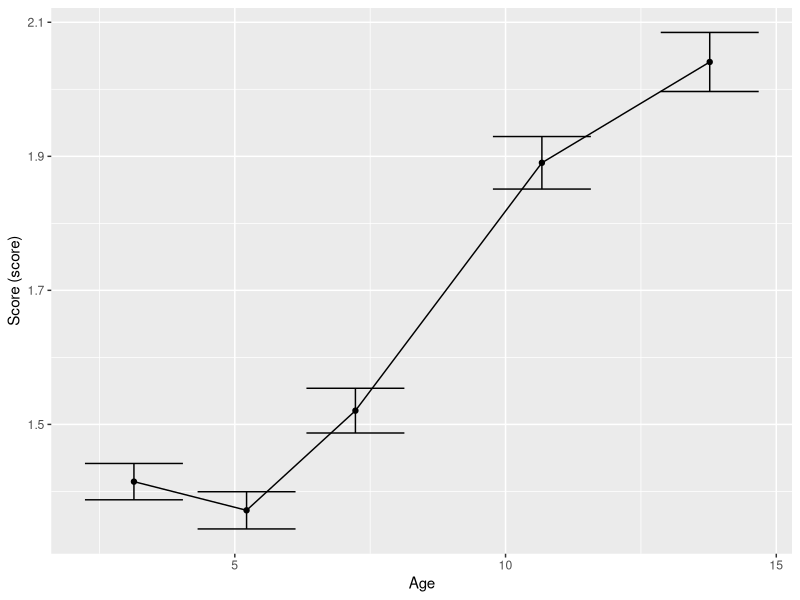
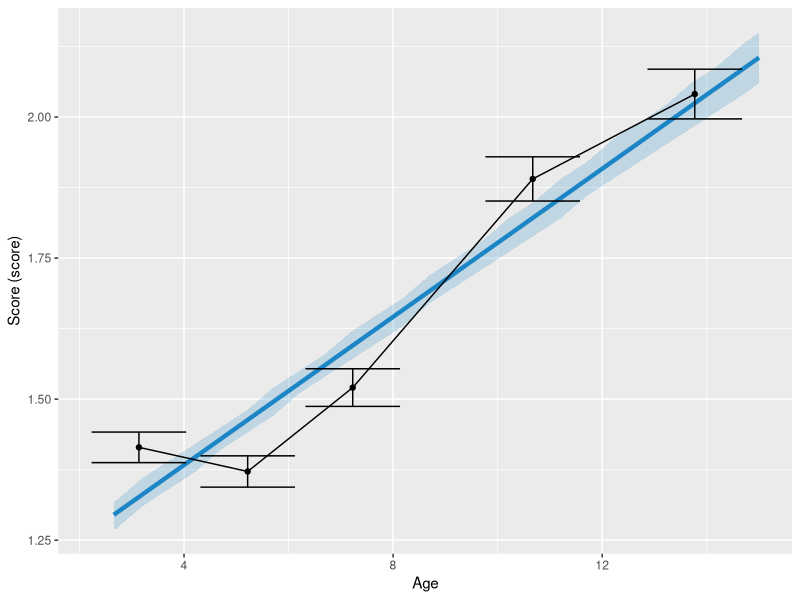
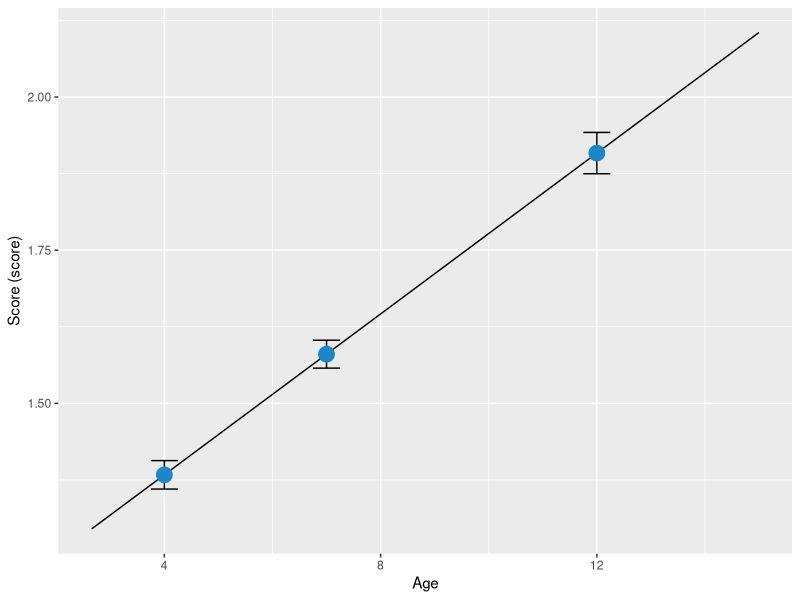
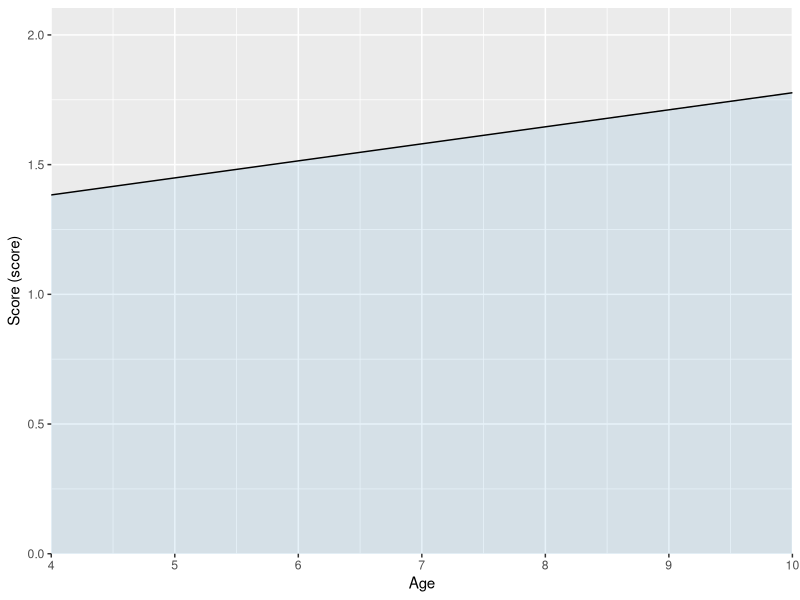
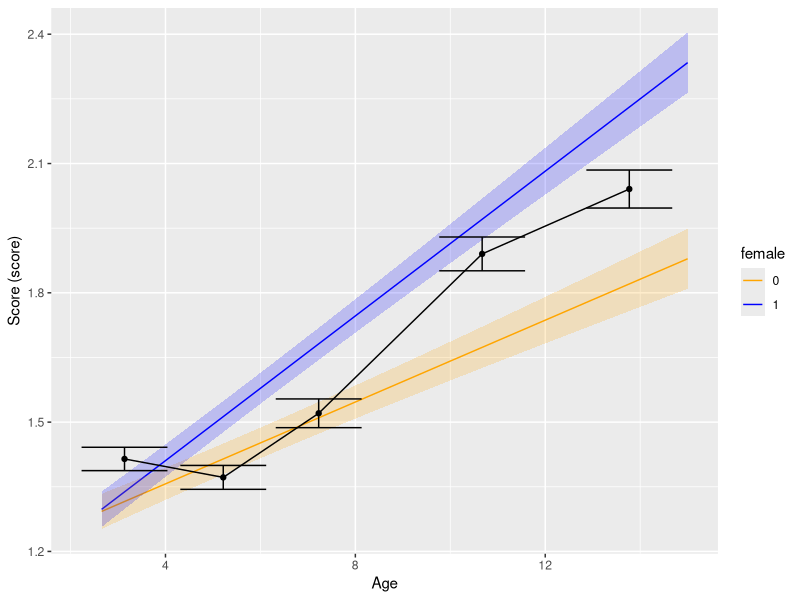
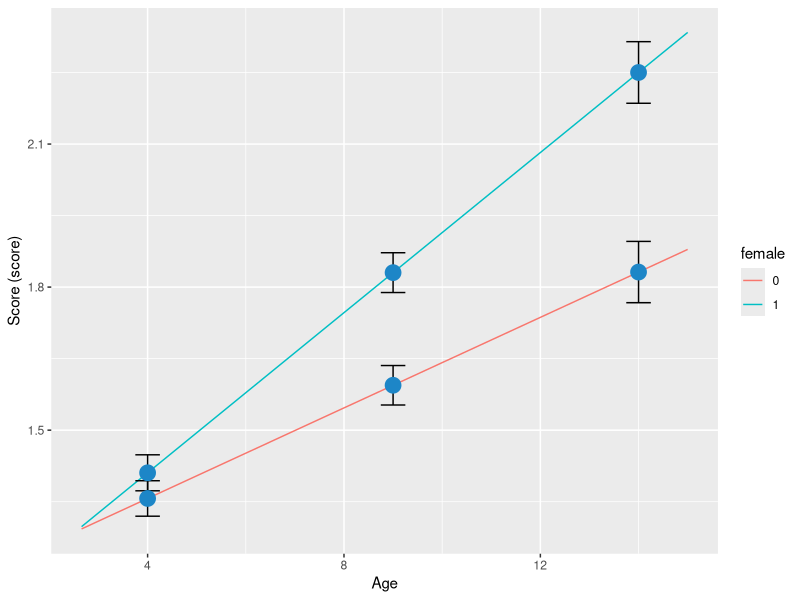
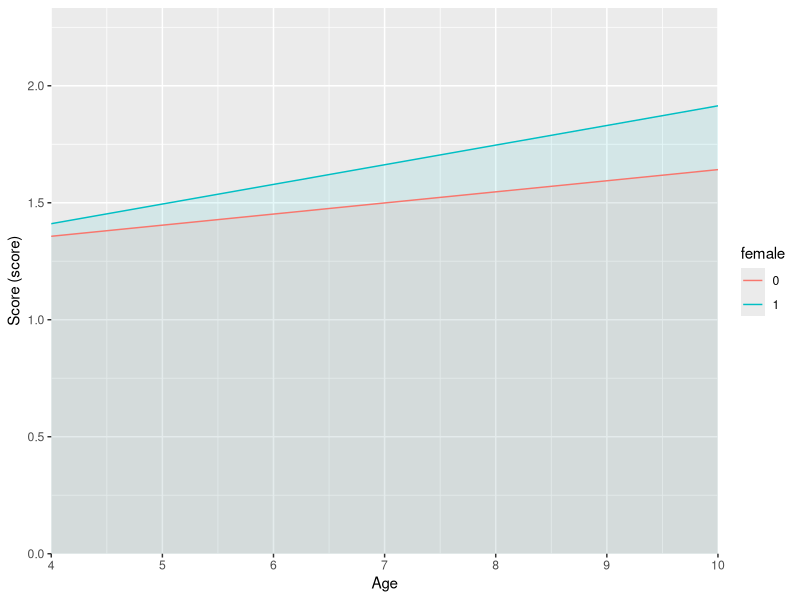

Write the R code that produced these figures, in order.
## ---- chunk 1
knitr::opts_chunk$set(echo = TRUE)
library(dplyr)
library(tidyr)
library(lme4)
library(ggplot2)
library(broom.mixed)
library(tibble)
library(stringr)
library(car)
library(multcomp)
## ---- chunk 2
# Load in wide format dataframe
dataWide <- read.csv("../data/emot_reg_emot_simulated.csv")

# Gather sdq_t columns into long format (this is a questionnaire score at each time point)
dataScore <- dataWide %>%
                gather(score_cat_test_col, score, all_of(c("sdq_t1", "sdq_t2", "sdq_t3", "sdq_t4", "sdq_t5"))) 

# Gather age_t columns into long format (this is age at each time point)
dataLong <- dataWide %>%
              gather(time_point, age, all_of(c("age_t1", "age_t2", "age_t3", "age_t4", "age_t5")))

# Merge them into one dataframe
dataLong[,"score"] <- dataScore[,"score"]

# Have a look at the dataframe
head(dataLong)

## ---- chunk 3
# This is similar to the drop down selections on the Data Exploration page.
ID <- "subject"
traj <- "score"
age <- "age"
modelType <- "Linear"
timePoint <- "time_point"
## ---- chunk 4
# Mean center age (this helps the model fit)
dataLong <- dataLong %>%
          mutate(age_original = as.numeric(!!sym(age)) ) %>%
          mutate(!!sym(age) := as.numeric(!!sym(age)) - mean( as.numeric(!!sym(age)), na.rm = T ))
## ---- chunk 5
# Table:
dataLong %>%
          group_by(across( !!timePoint )) %>%
          summarise(N = sum(!is.na( !!sym(traj) )),
                    mean = mean(!!sym(traj), na.rm = T),
                    SD = sd(!!sym(traj), na.rm = T),
                    median = median(!!sym(traj), na.rm = T),
                    IQR = IQR(!!sym(traj), na.rm = T)
          )

# Plot
df.plot <- dataLong %>%
          group_by(across( !!timePoint )) %>%
          summarise(Age = mean(age_original, na.rm = T),
                    Phenotype = mean(!!sym(traj), na.rm = T),
                    SD = sd(!!sym(traj), na.rm = T),
                    n = sum(!is.na( !!sym(traj) ))) %>%
          mutate(upper = Phenotype + ( qnorm(0.975)*SD/sqrt(n) ),
                 lower = Phenotype - ( qnorm(0.975)*SD/sqrt(n) ))

ggplot(df.plot,aes(x=Age, y=Phenotype)) +
  geom_point()+
  geom_line() +
  geom_errorbar(aes(ymin = lower, ymax = upper))+
  ylab(paste0("Score (", traj, ")")) +
  xlab("Age")
## ---- chunk 6
# Run the model using lmer
fit <- lmer(formula = "score ~ age + (1 + age | subject)",
                          REML=F ,
                          data = dataLong,
                          control=lmerControl(optimizer="bobyqa",
                                              optCtrl=list(maxfun=2e5)))
# Summary of the model:
summary(fit)
## ---- chunk 7
paste0("The number of observations (measurements) is ",
               format(summary(fit)$devcomp$dims[[1]], big.mark=",", scientific=FALSE),
               " and the number of groups (people) is ",
               format(summary(fit)$ngrps[[1]], big.mark=",", scientific=FALSE) ,
               ".")
## ---- chunk 8
cbind(
  tidy(fit, "fixed"),
  confint(fit, "beta_", method = "Wald")) %>%
  mutate(p.z = 2 * (1 - pnorm(abs(statistic)))) %>%
  mutate(p.z = ifelse(p.z <= 0, "p < 0.001", round(p.z, 3)))
## ---- chunk 9
randomDF <- as.data.frame(VarCorr(fit),
              order = "lower.tri") %>%
              mutate(across(where(is.numeric), round, 3))
colnames(randomDF) <- c("Level", "Variable1", "Variable2", "Variance/Covariance", "SD Variance/Covariance")
randomDF
## ---- chunk 10
# This is the model fit, you can compare this to similar models.
deviance(fit)
## ---- chunk 11
# Add the "prediction"/model col to dataframe (adjustedScore)
# The alternative is to use the "predict" function, but this didn't work when users wanted to add categorical covariates.
# We had to calculate it manually instead. Below is just an example of how you do this for a linear model with no covariates.

ageVec <- dataLong %>% pull(!!age)

coef <- summary(fit)$coefficients

# Calculate the model mean/prediciton. This is age multiplied by the slope plus the intercept.
adjustedScore <- ageVec * coef[2,1] + coef[1,1]

# Add this as a new column to the dataframe
modelDataEdit <- dataLong %>%
                  mutate(pred = adjustedScore)

# Add 95% CIs for these estimates using glht
ageOrig <- dataLong %>% pull(age_original)
ageOrig <- ageOrig[!is.na(ageOrig)]

# Get a vector of the ages we want to calculate 95% CIs for (instead of doing all the ages in the column)
ageCalcs <- c(min(ageOrig), seq(round(min(ageOrig), 1), round(max(ageOrig), 1), 0.5), max(ageOrig) )

# Go through each age and calculate the 95% CI
score_glht <- lapply(ageCalcs, function(x){

    # Get the row names of the coefficients to put in the glht function (this is Intercept and age)
    rowNames <- rownames(summary(fit)$coefficients)
    
    # Round age to 3 decimal places
    ageInput <- round(x - mean(ageOrig), 3)

    # Use glht to get 95% CIs
    # Essentially we are doing the intercept + slope * age == 0 as it is a linear model
    res <- multcomp::glht(fit, linfct = c( paste0(rowNames[1], " + ", rowNames[2], "*", ageInput, " == 0")) )

    # Tidy up the dataframe
    res <- tidy(confint(res))
    rowname <- paste0("Score (", traj, ")")
    res <-  res %>%
              mutate(contrast = paste0(rowname, " (95% CIs)")) %>%
              column_to_rownames(var = "contrast") %>%
              mutate(across(where(is.numeric), round, 2))
          
    return(res)
})

# Put everything into one dataframe
estimate <- do.call(rbind, score_glht) %>%
                      mutate(age = ageCalcs)

# Plot the mean trajectory and it's 95% CIs and the underlying descriptive data:
ggplot() +
          geom_line(data = modelDataEdit, aes(x= age_original ,  y = pred), color = "#1D86C7", linewidth = 1.5, na.rm=T) +
          geom_ribbon(data = estimate, aes(x= age , ymin = conf.low, ymax = conf.high), fill = "#1D86C7", alpha = 0.2, na.rm = T) +
          geom_point(data = df.plot,aes(x=Age, y=Phenotype))+
          geom_line(data = df.plot,aes(x=Age, y=Phenotype)) +
          geom_errorbar(data = df.plot, aes(x=Age, y=Phenotype, ymin = lower, ymax = upper)) +
          ylab(paste0("Score (", traj, ")")) +
          xlab("Age")
## ---- chunk 12
# Choose some ages to calculate (these are equivalent to the checkboxes on the app)
ageInput <- c(4, 7, 12)

# Go through each age and let's calculate the score at that age using glht (similar to getting 95% CIs as above)
score <- lapply(as.numeric(ageInput), function(x){

          rowNames <- rownames(summary(fit)$coefficients)

          ageInputRound <- round(x - mean(ageOrig), 3)
        
          # Essentially we are doing the intercept + slope * age == 0 as it is a linear model
          res <- multcomp::glht(fit, linfct = c( paste0(rowNames[1], " + ", rowNames[2], "*", ageInputRound, " == 0")) )

          res <- tidy(confint(res))

          rowname <- paste0("Score (", traj, ")")

          res <-  res %>%
            mutate(contrast = paste0(rowname, " (95% CIs)")) %>%
            column_to_rownames(var = "contrast")
})

# Tidy it up into one dataframe
estimate <- lapply(score, function(df) {
   df %>%
     dplyr::select(estimate)
 })  %>% do.call(cbind, .)

colnames(estimate) <- ageInput
estimate <- estimate %>%
          gather(age, score, 1:ncol(estimate)) %>%
          mutate(age = as.numeric(age))

# Put the CIs into separate dataframes ready for plotting
conf.low <- lapply(score, function(df) {df %>% dplyr::select(conf.low)}) %>% do.call(cbind, .)
colnames(conf.low) <- ageInput
conf.low  <- conf.low %>%
          gather(age, conf.low, 1:ncol(conf.low)) %>%
          mutate(age = as.numeric(age))

conf.high <- lapply(score, function(df) {df %>% dplyr::select(conf.high)}) %>% do.call(cbind, .)
colnames(conf.high) <- ageInput
conf.high  <- conf.high %>%
          gather(age, conf.high, 1:ncol(conf.high)) %>%
          mutate(age = as.numeric(age))%>%
          dplyr::select(-age)

conf <- cbind(conf.low, conf.high, "age")

ggplot() +
  geom_line(data = modelDataEdit, aes(x= age_original ,  y = pred  ) , na.rm=T) +
  theme(legend.text = element_text(color = "black")) +
  geom_errorbar(data = conf, aes(x = age, ymin = conf.low, ymax = conf.high), width = 0.5) +
  geom_point(data = estimate, aes(x = age, y = score), col = "#1D86C7", size = 5) +
  ylab(paste0("Score (", traj, ")")) +
  xlab("Age")

# Tidy up the estimate and 95% CIs to display nicely to the user
estimateCI <- lapply(score, function(df) {
  df %>%
    mutate(estimateCI = paste0(round(estimate,3) , " (", round(conf.low,3) , " - ", round(conf.high,3) , ")")) %>%
    dplyr::select(estimateCI)
})  %>% do.call(cbind, .)
colnames(estimateCI) <- ageInput
estimateCI        
## ---- chunk 13
# Choose 2 ages to calculate AUC for (this is the slider on the app)
AUCages <- c(4,10)

# Calculate the AUC for the ages the user has chosen
coef <- summary(fit)$coefficients

ageOrig <- modelDataEdit %>%
              pull(age_original)
ageOrig <- ageOrig[!is.na(ageOrig)]
# Minus mean age so the age is on the same scale as that used in the model
age1 <- AUCages[1] - mean(ageOrig)
age2 <- AUCages[2] - mean(ageOrig)

# Remove any characters that means the deltaMethod function wont work
rowNames <- rownames(coef) %>%
              str_remove_all("I|\\(|\\^|\\)")

# Use the delta method to calculate AUC 
# AUC is calculate by doing age2 (the larger age) * intercept + slope * age2^2/2 minus age1 (the younger age) * intercept + slope * age2^2/2. This is for a linear model.
AUC <- car::deltaMethod(fit, c( paste0("(((", age2, ")*(", rowNames[1], ")) + ((", rowNames[2], ")*(", age2, ")^2/2)) - (((", age1,")*(", rowNames[1], ")) + ((", rowNames[2], ")*(", age1, ")^2/2))") ) , parameterNames = rowNames)

# Format the results
AUC <- paste0( round(AUC$Estimate, 2), " (", round(AUC$`2.5 %`,2), " - ", round(AUC$`97.5 %`,2), ")")

# Plot the results
ggplot() +
          geom_ribbon(data = modelDataEdit,
                      aes(x = age_original, ymax = pred, ymin = 0),
                      alpha = 0.1, show.legend = FALSE, fill = "#1D86C7") +
          geom_line(data = modelDataEdit, aes(x= age_original ,  y = pred ) , na.rm=T)+
          coord_cartesian(xlim = c(AUCages[1], AUCages[2])) +
          scale_colour_discrete(na.translate = F) +
          theme(legend.text = element_text(color = "black")) +
          ylab(paste0("Score (", traj, ")")) +
          xlab("Age") +
          scale_x_continuous(breaks = seq(round(min(modelDataEdit$age_original, na.rm =T)), round(max(modelDataEdit$age_original, na.rm =T)), by = 1),
                             expand = c(0, 0)) +
          scale_y_continuous(expand = c(0, 0))

# Format the results to display to the user
df <- t(data.frame(paste0(AUCages[1], " - ", AUCages[2]),
                     AUC))

rowname <- paste0("AUC (", traj, ") (95% CIs)")
rownames(df) <- c("Age Range", rowname)
df
## ---- chunk 14
# Demo shown for categorical variable
# Split the trajectory by the sex variable
condition <- "female"

colSplit <- which(colnames(dataLong) %in% condition)

modelData <- dataLong %>%
            filter(!is.na(!!sym(condition))) %>%
            mutate(!!condition := factor( str_replace_all(.[[colSplit]], " |-|/", "_") ) ) 
  

## ---- chunk 15
# Run the model using lmer
fit <- lmer(formula = "score ~ age + female + age*female + (1 + age | subject)",
                          REML=F ,
                          data = modelData,
                          control=lmerControl(optimizer="bobyqa",
                                              optCtrl=list(maxfun=2e5)))
# Summary of the model:
summary(fit)

# Fixed effects
cbind(
            tidy(fit, "fixed"),
            confint(fit, "beta_", method = "Wald")) %>%
            mutate(p.z = 2 * (1 - pnorm(abs(statistic)))) %>%
            mutate(p.z = ifelse(p.z < 0.001, "p < 0.001", round(p.z, 3) ))

# Random effects
randomDF <- as.data.frame(VarCorr(fit),
                        order = "lower.tri") %>%
            mutate(across(where(is.numeric), round, 3))
          colnames(randomDF) <- c("Level", "Variable1", "Variable2", "Variance/Covariance", "SD Variance/Covariance")
          randomDF

## ---- chunk 16
# add the "predicted" column to this dataset (it's not really a prediction because its the same dataset, it just shows the model)

ageVec <- modelData %>% pull(!!age)

coef <- summary(fit)$coefficients

zero <- ageVec * coef[2,1] + coef[1,1]

rowIndex <- which(str_detect(string = row.names(coef),
                             pattern = condition) &
                  str_detect(string = row.names(coef),
                             pattern = ":", negate = T))

rowIndexInteract1 <- which(str_detect(string = row.names(coef),
                                              pattern = condition) &
                                     str_detect(string = row.names(coef),
                                                pattern = ":") &
                                     str_detect(string = row.names(coef),
                                                pattern = "\\^", negate = T))

 n <- length(unique(pull(modelData, !!sym(condition))))
 
 predCovs <- lapply(1:(n-1), function(i){

              coef[1,1] +
              (ageVec * coef[2,1]) +
              coef[rowIndex[i],1] +
              (ageVec * coef[rowIndexInteract1[i],1])
 })

   
num <- str_subset(row.names(coef), condition) %>%
        sub(paste0(".*", condition), "", .) %>%
        unique()

names(predCovs) <- paste0(condition, "_", num)

modelDataEdit <- cbind(modelData, do.call(cbind, predCovs)) %>%
            mutate(zero = zero) %>%
            mutate(!!condition := as.factor(.[[colSplit]]) ) %>%
            mutate(pred =  eval(parse(text =
                                        paste0(paste0("ifelse(", condition, " == '", num, "', ", condition, "_",num,",", collapse = " "), "zero",
                                               paste0(rep(")", length(num)), collapse = ""), collapse = "")
            )))
          
          

head(modelDataEdit, 30)

## ---- chunk 17
# use glht to calculate 95% CIs
      
        ageOrig <- modelDataEdit %>% pull(age_original)
        ageOrig <- ageOrig[!is.na(ageOrig)]
        ageCalcs <-  c(min(ageOrig), seq(round(min(ageOrig), 1), round(max(ageOrig), 1), 0.5), max(ageOrig) )

       CI_glht  <- lapply(ageCalcs, function(x){

          n <- length(unique(pull(modelDataEdit, !!sym(condition))))


          rowIndex <- which(str_detect(string = row.names(summary(fit)$coefficients),
                                       pattern = condition) &
                              str_detect(string = row.names(summary(fit)$coefficients),
                                         pattern = ":", negate = T))

          rowNames <- rownames(summary(fit)$coefficients)

          ageInput <- round(x - mean(ageOrig), 3)

              equations <- sapply(1:(n-1), function(i){
                paste0(rowNames[1], " + \`", rowNames[2], "\`*", ageInput, " + \`", rowNames[rowIndex[i]] , "\` + \`", rowNames[2], ":", rowNames[rowIndex[i]],"\`*",ageInput , " == 0")
              })
          res <- multcomp::glht(fit, linfct = c( paste0(rowNames[1], " + \`", rowNames[2], "\`*", ageInput, " == 0"), equations) )
          
          # Tidy results dataframe and rename rows/columns
          res <- tidy(confint(res))

          rowname <- paste0("Score (", traj, ")")
          
          levelNames <- as.character(levels(as.factor(pull(modelDataEdit, !!sym(condition)))))

            res <-  res %>%
              mutate(condition = levelNames)
          
            })

        ageOrig <- modelDataEdit %>% pull(age_original)
        ageOrig <- ageOrig[!is.na(ageOrig)]
        ageCalcs <-  c(min(ageOrig), seq(round(min(ageOrig), 1), round(max(ageOrig), 1), 0.5), max(ageOrig) )
        levelNames <- as.character(levels(as.factor(pull(modelDataEdit, !!sym(condition)))))

        estimate <- do.call(rbind, CI_glht) %>%
          mutate(age = rep(ageCalcs, each = length(levelNames)) ) 

## ---- chunk 18
ggplot() +
              geom_line(data = modelDataEdit, aes(x= age_original ,  y = pred, color = !!sym(condition) ) , na.rm=T) +
              geom_ribbon(data = estimate ,
                          aes(x= age , ymin = conf.low, ymax = conf.high, fill = condition), alpha = 0.2, na.rm = T, show.legend = FALSE) +
              scale_color_manual(values = c("orange", "blue")) +
              scale_fill_manual(values = c("orange", "blue")) +
              geom_point(data = df.plot,aes(x=Age, y=Phenotype))+
              geom_line(data = df.plot,aes(x=Age, y=Phenotype)) +
              geom_errorbar(data = df.plot, aes(x=Age, y=Phenotype, ymin = lower, ymax = upper)) +
              theme(legend.text = element_text(color = "black"))+
              ylab(paste0("Score (", traj, ")")) +
              xlab("Age")
## ---- chunk 19
# Select ages to calculate scores for (same as the checkboxes on the app)
ageInputScore <- c(4, 9, 14)

# use glht to calculate scores at ages

ageOrig <- modelDataEdit %>% pull(age_original)
ageOrig <- ageOrig[!is.na(ageOrig)]

score_glht <- lapply(as.numeric(ageInputScore), function(x){


          n <- length(unique(pull(modelDataEdit, !!sym(condition))))


          rowIndex <- which(str_detect(string = row.names(summary(fit)$coefficients),
                                       pattern = condition) &
                              str_detect(string = row.names(summary(fit)$coefficients),
                                         pattern = ":", negate = T))

          rowNames <- rownames(summary(fit)$coefficients)

          ageInput <- round(x - mean(ageOrig), 3)

          equations <- sapply(1:(n-1), function(i){
                paste0(rowNames[1], " + ", rowNames[2], "*", ageInput, " + ", rowNames[rowIndex[i]] , " + ", rowNames[2], ":", rowNames[rowIndex[i]],"*",ageInput , " == 0")
              })
            res <- multcomp::glht(fit, linfct = c( paste0(rowNames[1], " + ", rowNames[2], "*", ageInput, " == 0"), equations) )
 
          # Tidy results dataframe and rename rows/columns
          res <- tidy(confint(res))

          rowname <- paste0("Score (", traj, ")")

          levelNames <- as.character(levels(as.factor(pull(modelDataEdit, !!sym(condition)))))

          res <-  res %>%
            mutate(contrast = paste0(rowname, " [", condition, ", level = ", levelNames, " ] (95% CIs)")) %>%
            column_to_rownames(var = "contrast")
})

# Plot the scores at the given age        
estimate <- lapply(score_glht, function(df) {
            df %>%
              dplyr::select(estimate)
          })  %>% do.call(cbind, .)

colnames(estimate) <- ageInputScore

estimate <- estimate %>%
              gather(age, score, 1:ncol(estimate)) %>%
              mutate(age = as.numeric(age))

conf.low <- lapply(score_glht, function(df) {df %>% dplyr::select(conf.low)}) %>% do.call(cbind, .)
colnames(conf.low) <- ageInputScore
conf.low  <- conf.low %>%
              gather(age, conf.low, 1:ncol(conf.low)) %>%
              mutate(age = as.numeric(age))

conf.high <- lapply(score_glht, function(df) {df %>% dplyr::select(conf.high)}) %>% do.call(cbind, .)
colnames(conf.high) <- ageInputScore
conf.high  <- conf.high %>%
              gather(age, conf.high, 1:ncol(conf.high)) %>%
              mutate(age = as.numeric(age))%>%
              dplyr::select(-age)

conf <- cbind(conf.low, conf.high, "age")

# Plot
ggplot() +
   geom_line(data = modelDataEdit, aes(x= age_original ,  y = pred, color = !!sym(condition) ) , na.rm=T) +
   theme(legend.text = element_text(color = "black")) +
   geom_errorbar(data = conf, aes(x = age, ymin = conf.low, ymax = conf.high), width = 0.5) +
   geom_point(data = estimate, aes(x = age, y = score), col = "#1D86C7", size = 5) +
   ylab(paste0("Score (", traj, ")")) +
   xlab("Age")


# Table
estimateCI <- lapply(score_glht, function(df) {
            df %>%
              mutate(estimateCI = paste0(round(estimate,3) , " (", round(conf.low,3) , " - ", round(conf.high,3) , ")")) %>%
              dplyr::select(estimateCI)
          })  %>% do.call(cbind, .)
colnames(estimateCI) <- ageInputScore
estimateCI


# Difference in scores at ages (with 95% CIs)
levelsScores <- c(0,1)
differenceScores <- lapply(as.numeric(ageInputScore), function(x){
            ageInput <- round(x - mean(ageOrig), 3)

            coef <- summary(fit)$coefficients

            rowIndex <- which(str_detect(string = row.names(coef),
                                         pattern = condition) &
                                str_detect(string = row.names(coef),
                                           pattern = ":", negate = T))

            rowNames <- rownames(coef) %>%
              str_remove_all("I|\\(|\\^|\\)|\\:")

            levelNames <- paste0(condition,levelsScores) %>%
              str_remove_all("I|\\(|\\^|\\)|\\:")

            levelNames1 <- rowNames[str_detect(rowNames, paste0(levelNames, collapse = "|"))]

            res <- deltaMethod(fit, c(paste0(
                  "(", rowNames[1], " + ", rowNames[2], "*", ageInput, " + ", levelNames1[1], " + ", levelNames1[2], "*", ageInput, ") - (",rowNames[1], " + ", rowNames[2], "*", ageInput, ")"
                )), parameterNames = rowNames )

            dif <- paste0( round(res$Estimate, 3), " (", round(res$`2.5 %`,3), " - ", round(res$`97.5 %`,3), ")")
            res <- data.frame(age = dif)
return(res)
})   

difTab <- do.call(cbind, differenceScores)
colnames(difTab) <- ageInputScore
rownames(difTab) <- paste0("Difference between ",levelsScores[1]," and ", levelsScores[2]," (95% CI)")
difTab
                
## ---- chunk 20
# Select ages to calculate AUC for (same as the slider bar on the app)
AUCages <- c(4,10)

coef <- summary(fit)$coefficients

ageOrig <- modelDataEdit %>%
          pull(age_original)
ageOrig <- ageOrig[!is.na(ageOrig)]
age1 <- AUCages[1] - mean(ageOrig)
age2 <- AUCages[2] - mean(ageOrig)

rowNames <- rownames(coef) %>%
          str_remove_all("I|\\(|\\^|\\)|\\:")

AUC <- deltaMethod(fit, c( paste0("(((", age2, ")*(", rowNames[1], ")) + ((", rowNames[2], ")*(", age2, ")^2/2)) - (((", age1,")*(", rowNames[1], ")) + ((", rowNames[2], ")*(", age1, ")^2/2))") ) , parameterNames = rowNames)

AUC <- paste0( round(AUC$Estimate, 2), " (", round(AUC$`2.5 %`,2), " - ", round(AUC$`97.5 %`,2), ")")
        
rowIndex <- which(str_detect(string = row.names(summary(fit)$coefficients),
                                   pattern = condition) &
                          str_detect(string = row.names(summary(fit)$coefficients),
                                     pattern = ":", negate = T))

rowIndexInteract1 <- which(str_detect(string = row.names(summary(fit)$coefficients),
                                            pattern = condition) &
                                   str_detect(string = row.names(summary(fit)$coefficients),
                                              pattern = ":") &
                                   str_detect(string = row.names(summary(fit)$coefficients),
                                              pattern = "\\^", negate = T))
      
n <- length(unique(pull(modelDataEdit, !!sym(condition))))

AUCCovs <- lapply(1:(n-1), function(i){
         
            AUC <- deltaMethod(fit,
                               c( paste0(
                                 "(((",age2,")*(",rowNames[1],")) + ((",rowNames[2],")*(",age2,")^2/2) + ((",rowNames[rowIndex[i]],")*(",age2,")) + ((",rowNames[rowIndexInteract1[i]],")*(",age2,")^2/2) ) -
                                   (((",age1,")*(",rowNames[1],")) + ((",rowNames[2],")*(",age1,")^2/2) + ((",rowNames[rowIndex[i]],")*(",age1,")) + ((",rowNames[rowIndexInteract1[i]],")*(",age1,")^2/2) )"
                               ) )
                               , parameterNames = rowNames )

            AUC <- paste0( round(AUC$Estimate, 2), " (", round(AUC$`2.5 %`,2), " - ", round(AUC$`97.5 %`,2), ")")
            AUC
        })
        
AUC_delta <- list(AUC = AUC, AUCCovs = AUCCovs)
       
# Plot
ggplot(data = modelDataEdit) +
            geom_ribbon(data = modelDataEdit,
                        aes(x = age_original, ymax = pred, ymin = 0, fill = !!sym(condition)),
                        alpha = 0.1, show.legend = FALSE) +
            coord_cartesian(xlim = c(AUCages[1], AUCages[2])) +
            geom_line(aes(x = age_original, y = pred, color = !!sym(condition)), na.rm = TRUE) +
            theme(legend.text = element_text(color = "black")) +
            ylab(paste0("Score (", traj, ")")) +
            xlab("Age") +
            scale_x_continuous(breaks = seq(round(min(modelDataEdit$age_original, na.rm =T)), round(max(modelDataEdit$age_original, na.rm =T)), by = 1),
                               expand = c(0, 0))+
            scale_y_continuous(expand = c(0, 0))


# Table
df <- t(
            cbind(
              data.frame(paste0(AUCages[1], " - ", AUCages[2]),
                         AUC_delta$AUC),
              do.call(cbind, AUC_delta$AUCCovs)
            )
)

rowname <- paste0("AUC (", traj, ")")
levelNames <- as.character(levels(as.factor(pull(modelDataEdit, condition))))
rownames(df) <- c("Age Range", paste0(rowname, " [", condition, ", level = ", levelNames, " ] (95% CIs)") )
df
## ---- chunk 21
# -------
# Difference in AUC
levelsAUC <- c(0,1)

levelNames <- paste0(condition,levelsAUC) %>%
          str_remove_all("I|\\(|\\^|\\)|\\:")

coef <- summary(fit)$coefficients

ageOrig <- modelDataEdit %>%
          pull(age_original)
ageOrig <- ageOrig[!is.na(ageOrig)]
age1 <- AUCages[1] - mean(ageOrig)
age2 <- AUCages[2] - mean(ageOrig)

rowNames <- rownames(coef) %>%
          str_remove_all("I|\\(|\\^|\\)|\\:")

levelNames1 <- rowNames[str_detect(rowNames, paste0(levelNames, collapse = "|"))]

res <- deltaMethod(fit, c( paste0(" (( ((",age2,")*(",rowNames[1],")) + ((",rowNames[2],")*(",age2,")^2/2)   + ( (",levelNames1[1],")*(",age2,") ) + ((",levelNames1[2],")*(",age2,")^2/2) ) - ( ((",age1,")*(",rowNames[1],")) + ((",rowNames[2],")*(",age1,")^2/2)   + ( (",levelNames1[1],")*(",age1,") ) + ((",levelNames1[2],")*(",age1,")^2/2) )) - (( ((",age2,")*(",rowNames[1],")) + ((",rowNames[2],")*(",age2,")^2/2) ) - ( ((",age1,")*(",rowNames[1],")) + ((",rowNames[2],")*(",age1,")^2/2)     )) ") ) ,parameterNames = rowNames)
    
dif <- paste0( round(res$Estimate, 2), " 95% CI: (", round(res$`2.5 %`,2), " - ", round(res$`97.5 %`,2), ")")
statement <- paste0("The difference between the two factor levels (for the age ranges ", AUCages[1], " - ", AUCages[2] ,") is ", dif ,".")
statement
